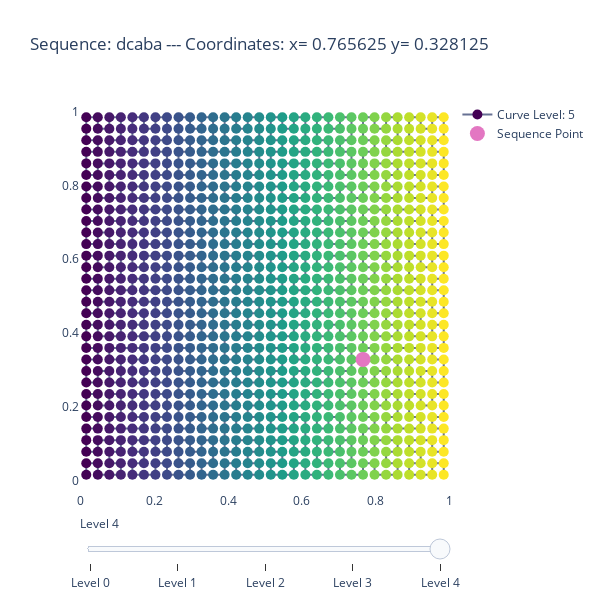

Notebook code cell kept with this figure:
### Code cell
draw_curve('dcaba')

### Figure 1 — Plotly figure (JSON) as saved in the notebook; plotly's stock layout.template omitted (floating-point values rounded to 4 significant figures; data arrays with more than 128 entries replaced by an {"elided": "..."} marker saying what was removed)
{"data": [{"line": {"color": "#677193", "width": 2}, "marker": {"color": [0.25, 0.25, 0.75, 0.75], "colorscale": [[0, "#440154"], [0.1111, "#482878"], [0.2222, "#3e4989"], [0.3333, "#31688e"], [0.4444, "#26828e"], [0.5556, "#1f9e89"], [0.6667, "#35b779"], [0.7778, "#6ece58"], [0.8889, "#b5de2b"], [1, "#fde725"]], "size": 22}, "mode": "lines+markers", "name": "Curve Level: 1", "type": "scatter", "visible": false, "x": [0.25, 0.25, 0.75, 0.75], "y": [0.25, 0.75, 0.75, 0.25]}, {"line": {"color": "#677193", "width": 2}, "marker": {"color": [0.125, 0.375, 0.375, 0.125, 0.125, 0.125, 0.375, 0.375, 0.625, 0.625, 0.875, 0.875, 0.875, 0.625, 0.625, 0.875], "colorscale": [[0, "#440154"], [0.1111, "#482878"], [0.2222, "#3e4989"], [0.3333, "#31688e"], [0.4444, "#26828e"], [0.5556, "#1f9e89"], [0.6667, "#35b779"], [0.7778, "#6ece58"], [0.8889, "#b5de2b"], [1, "#fde725"]], "size": 19}, "mode": "lines+markers", "name": "Curve Level: 2", "type": "scatter", "visible": false, "x": [0.125, 0.375, 0.375, 0.125, 0.125, 0.125, 0.375, 0.375, 0.625, 0.625, 0.875, 0.875, 0.875, 0.625, 0.625, 0.875], "y": [0.125, 0.125, 0.375, 0.375, 0.625, 0.875, 0.875, 0.625, 0.625, 0.875, 0.875, 0.625, 0.375, 0.375, 0.125, 0.125]}, {"line": {"color": "#677193", "width": 2}, "marker": {"color": [0.0625, 0.0625, 0.1875, 0.1875, 0.3125, 0.4375, 0.4375, 0.3125, 0.3125, 0.4375, 0.4375, 0.3125, 0.1875, 0.1875, 0.0625, 0.0625, 0.0625, 0.1875, 0.1875, 0.0625, 0.0625, 0.0625, 0.1875, 0.1875, 0.3125, 0.3125, 0.4375, 0.4375, 0.4375, 0.3125, 0.3125, 0.4375, 0.5625, 0.6875, 0.6875, 0.5625, 0.5625, 0.5625, 0.6875, 0.6875, 0.8125, 0.8125, 0.9375, 0.9375, 0.9375, 0.8125, 0.8125, 0.9375, 0.9375, 0.9375, 0.8125, 0.8125, 0.6875, 0.5625, 0.5625, 0.6875, 0.6875, 0.5625, 0.5625, 0.6875, 0.8125, 0.8125, 0.9375, 0.9375], "colorscale": [[0, "#440154"], [0.1111, "#482878"], [0.2222, "#3e4989"], [0.3333, "#31688e"], [0.4444, "#26828e"], [0.5556, "#1f9e89"], [0.6667, "#35b779"], [0.7778, "#6ece58"], [0.8889, "#b5de2b"], [1, "#fde725"]], "size": 16}, "mode": "lines+markers", "name": "Curve Level: 3", "type": "scatter", "visible": false, "x": [0.0625, 0.0625, 0.1875, 0.1875, 0.3125, 0.4375, 0.4375, 0.3125, 0.3125, 0.4375, 0.4375, 0.3125, 0.1875, 0.1875, 0.0625, 0.0625, 0.0625, 0.1875, 0.1875, 0.0625, 0.0625, 0.0625, 0.1875, 0.1875, 0.3125, 0.3125, 0.4375, 0.4375, 0.4375, 0.3125, 0.3125, 0.4375, 0.5625, 0.6875, 0.6875, 0.5625, 0.5625, 0.5625, 0.6875, 0.6875, 0.8125, 0.8125, 0.9375, 0.9375, 0.9375, 0.8125, 0.8125, 0.9375, 0.9375, 0.9375, 0.8125, 0.8125, 0.6875, 0.5625, 0.5625, 0.6875, 0.6875, 0.5625, 0.5625, 0.6875, 0.8125, 0.8125, 0.9375, 0.9375], "y": [0.0625, 0.1875, 0.1875, 0.0625, 0.0625, 0.0625, 0.1875, 0.1875, 0.3125, 0.3125, 0.4375, 0.4375, 0.4375, 0.3125, 0.3125, 0.4375, 0.5625, 0.5625, 0.6875, 0.6875, 0.8125, 0.9375, 0.9375, 0.8125, 0.8125, 0.9375, 0.9375, 0.8125, 0.6875, 0.6875, 0.5625, 0.5625, 0.5625, 0.5625, 0.6875, 0.6875, 0.8125, 0.9375, 0.9375, 0.8125, 0.8125, 0.9375, 0.9375, 0.8125, 0.6875, 0.6875, 0.5625, 0.5625, 0.4375, 0.3125, 0.3125, 0.4375, 0.4375, 0.4375, 0.3125, 0.3125, 0.1875, 0.1875, 0.0625, 0.0625, 0.0625, 0.1875, 0.1875, 0.0625]}, {"line": {"color": "#677193", "width": 2}, "marker": {"color": {"elided": "256 float values"}, "colorscale": [[0, "#440154"], [0.1111, "#482878"], [0.2222, "#3e4989"], [0.3333, "#31688e"], [0.4444, "#26828e"], [0.5556, "#1f9e89"], [0.6667, "#35b779"], [0.7778, "#6ece58"], [0.8889, "#b5de2b"], [1, "#fde725"]], "size": 13}, "mode": "lines+markers", "name": "Curve Level: 4", "type": "scatter", "visible": false, "x": {"elided": "256 float values"}, "y": {"elided": "256 float values"}}, {"line": {"color": "#677193", "width": 2}, "marker": {"color": {"elided": "1024 float values"}, "colorscale": [[0, "#440154"], [0.1111, "#482878"], [0.2222, "#3e4989"], [0.3333, "#31688e"], [0.4444, "#26828e"], [0.5556, "#1f9e89"], [0.6667, "#35b779"], [0.7778, "#6ece58"], [0.8889, "#b5de2b"], [1, "#fde725"]], "size": 10}, "mode": "lines+markers", "name": "Curve Level: 5", "type": "scatter", "visible": true, "x": {"elided": "1024 float values"}, "y": {"elided": "1024 float values"}}, {"marker": {"color": "#e377c2", "size": 23}, "mode": "markers", "name": "Sequence Point", "type": "scatter", "visible": false, "x": [0.75], "y": [0.25]}, {"marker": {"color": "#e377c2", "size": 21}, "mode": "markers", "name": "Sequence Point", "type": "scatter", "visible": false, "x": [0.875], "y": [0.375]}, {"marker": {"color": "#e377c2", "size": 19}, "mode": "markers", "name": "Sequence Point", "type": "scatter", "visible": false, "x": [0.8125], "y": [0.3125]}, {"marker": {"color": "#e377c2", "size": 17}, "mode": "markers", "name": "Sequence Point", "type": "scatter", "visible": false, "x": [0.7812], "y": [0.3438]}, {"marker": {"color": "#e377c2", "size": 15}, "mode": "markers", "name": "Sequence Point", "type": "scatter", "visible": true, "x": [0.7656], "y": [0.3281]}], "layout": {"height": 600, "plot_bgcolor": "white", "sliders": [{"active": 4, "currentvalue": {"prefix": ""}, "steps": [{"args": [{"visible": [true, false, false, false, false]}, {"title": "Sequence: d --- Coordinates: x= 0.75 y= 0.25 "}], "label": "Level 0", "method": "update"}, {"args": [{"visible": [false, true, false, false, false]}, {"title": "Sequence: dc --- Coordinates: x= 0.875 y= 0.375 "}], "label": "Level 1", "method": "update"}, {"args": [{"visible": [false, false, true, false, false]}, {"title": "Sequence: dca --- Coordinates: x= 0.8125 y= 0.3125 "}], "label": "Level 2", "method": "update"}, {"args": [{"visible": [false, false, false, true, false]}, {"title": "Sequence: dcab --- Coordinates: x= 0.78125 y= 0.34375 "}], "label": "Level 3", "method": "update"}, {"args": [{"visible": [false, false, false, false, true]}, {"title": "Sequence: dcaba --- Coordinates: x= 0.765625 y= 0.328125 "}], "label": "Level 4", "method": "update"}]}], "title": {"text": "Sequence: dcaba --- Coordinates: x= 0.765625 y= 0.328125 "}, "width": 600, "xaxis": {"domain": [0, 1], "range": [0, 1], "type": "linear"}, "yaxis": {"domain": [0, 1], "range": [-0.03117, 1.031], "scaleanchor": "x", "scaleratio": 1, "type": "linear"}}}
